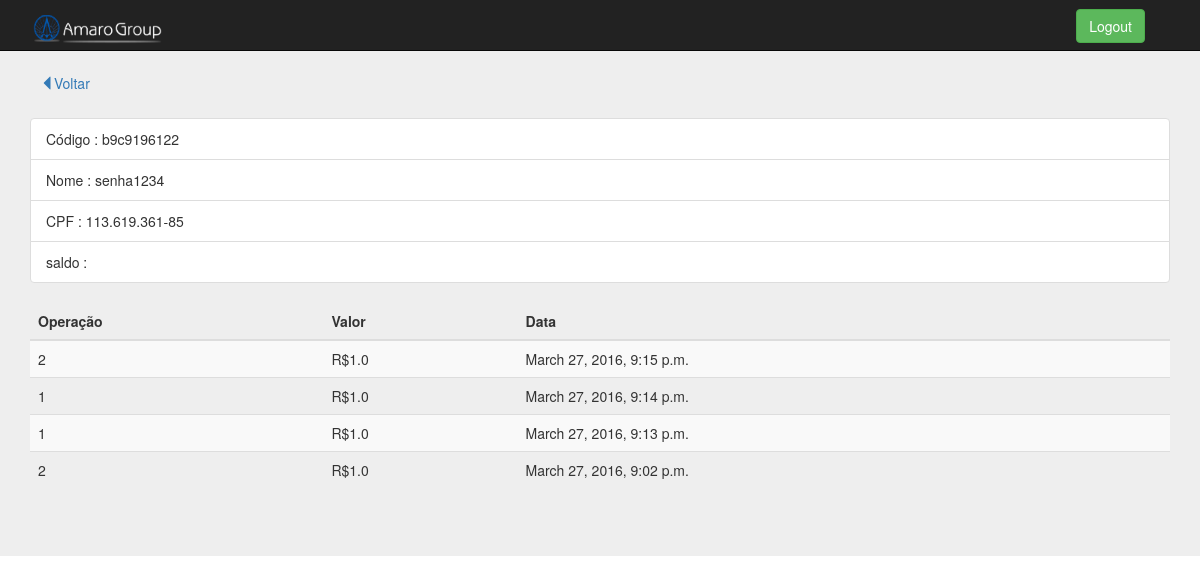
/bancoamaro/relatorio-cliente/5/, run on an earlier commit of the app's database.
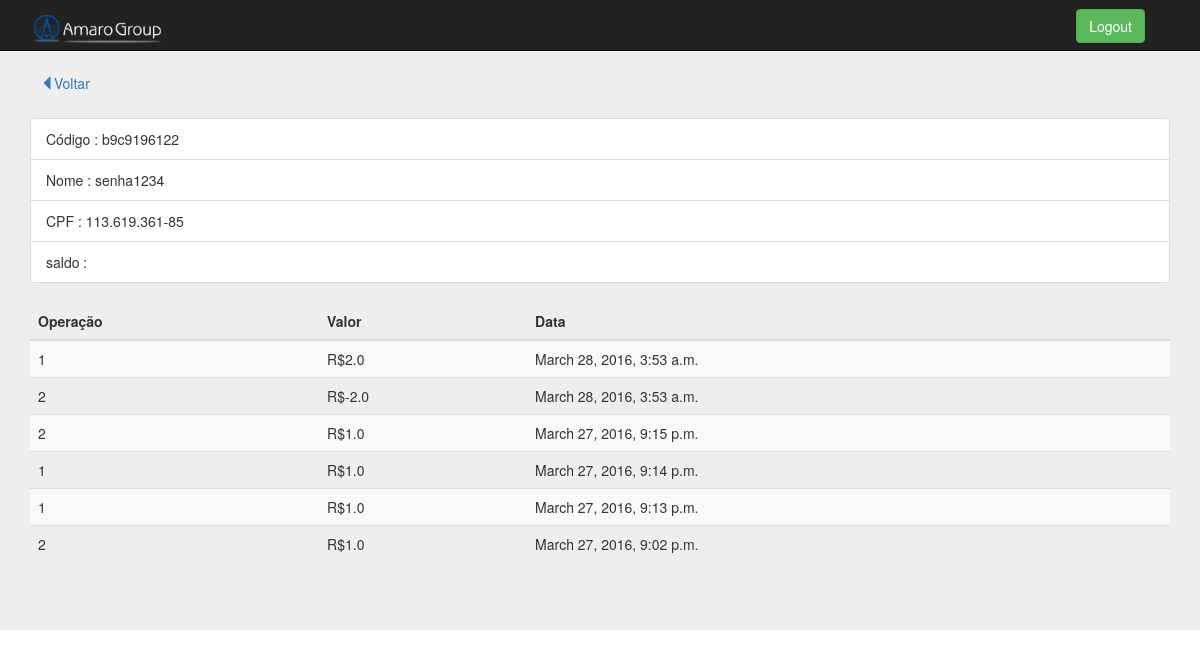
And on a later commit of the database.
### bancoamaro/models.py (models this page shows)
class Cliente(User):
    nome = models.CharField(max_length=150)
    cpf=models.CharField(max_length=15)
    objects = ClienteManager()

class Operacao2(models.Model):
    id_cliente = models.ForeignKey(Cliente, on_delete=models.CASCADE)
    valor = models.FloatField()
    tipo_op = models.IntegerField(default=0)
    dataHora = models.DateTimeField(auto_now_add = True)
    operacoes={'','Deposito','Saque'}

### bancoamaro/views.py (the view)
# urls.py: url(r'^relatorio-cliente/(?P<cliente_id>[0-9]+)/$', views.relatorioCliente, name='relatorioCliente'),
def relatorioCliente(request, cliente_id):
	cliente = Cliente.objects.filter(pk=cliente_id)
	if cliente.exists():
		cliente = cliente[0]
		operacoes = Operacao2.objects.filter( id_cliente=cliente_id).order_by('-dataHora')
		return render(request,'administracao/relatorioCliente.html', {
			'operacoes': operacoes,
			'cliente': cliente
		})
	else:
		return render(request,'administracao/index.html', {
			'error_message': 'Cliente não existe'
		})

### bancoamaro/templates/administracao/relatorioCliente.html (shortened to what this page needs)
{% extends 'layout.html' %}
{% block head %}
	{% include "administracao/menu.html" %}
{% endblock%}
{% block conteudo %}
<div id="backBtn">
	<a href="{% url 'bancoamaro:administracao'%}"><span class="glyphicon glyphicon-triangle-left"></span>Voltar</a>
</div>
<ul  class="list-group">
	<li class="list-group-item">Código : {{ cliente.username }}</li>
	<li class="list-group-item">Nome : {{ cliente.nome }}</li>
	<li class="list-group-item">CPF : {{ cliente.cpf }}</li>
	<li class="list-group-item">saldo : {{ cliente.saldo }}</li>
</ul>
	{% if operacoes %}
		<table class='table table-striped'>
			<thead>
				<tr>
					<th>Operação</th>
					<th>Valor</th>
					<th>Data</th>
				</tr>
			</thead>
			{% for op in operacoes %}
				<tr>
					<td>{{ op.tipo_op }}</td>
					<td>R${{ op.valor }}</td>
					<td>{{ op.dataHora }}</td>
				</tr>
			{% endfor %}
		</table>
	{% else %}
		<p> Cliente não tem operações cadastradas</p>
	{% endif %}
{% endblock%}

### bancoamaro/templates/layout.html (shortened to what this page needs)
{% load staticfiles%}
<!DOCTYPE html>
<html lang="pt">
<head>
	<link rel="stylesheet" type="text/css" a href="{% static 'banco/bootstrap/css/bootstrap.min.css' %}" />
	<link rel="stylesheet" type="text/css" a href="{% static 'banco/style.css' %}" />
	<link rel="stylesheet" href="//code.jquery.com/ui/1.11.4/themes/smoothness/jquery-ui.css">
</head>
<body>
	{% block head %}
	{% endblock %}
	<div class="jumbotron">
		<div class="container">
			{% block conteudo %}{% endblock %}
		</div>
	</div>
</body>
</html>

### bancoamaro/templates/administracao/menu.html (shortened to what this page needs)
{% load staticfiles%}
<nav class="navbar navbar-inverse navbar-fixed-top">
	<div class="container">
		<div class="navbar-header">
			<a class="navbar-brand" href="{% url 'bancoamaro:index'%}"><img id="amarologo" src="{% static 'banco/images/amarologo.png' %}" alt="Banco Amaro" /></a>
		</div>
		<div id="navbar" class="navbar-collapse collapse">
			<a href="{% url 'bancoamaro:sair'%}" class="btn btn-success headbtn">Logout</a>
		</div>
	</div>
</nav>

### bancoamaro/static/banco/style.css (style rules this page uses)
.headbtn { float: right; margin-top: 9px; margin-right: 25px; }
.navbar-inverse { color: #ffffff; }
#backBtn, #porDia { margin: 25px 10px; }

What changed in the data, as far as the page shows it:
added Operacao2: tipo_op "1", valor "2.0", dataHora "March 28, 2016, 3:53 a.m."
added Operacao2: tipo_op "2", valor "-2.0", dataHora "March 28, 2016, 3:53 a.m."
